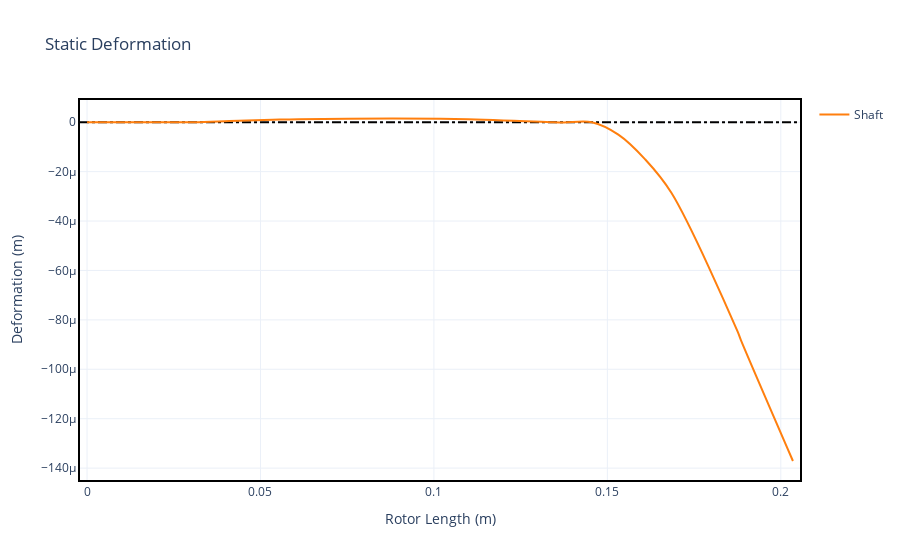

This figure's notebook cell:
### Markdown cell above
#### 4.3.3 - Expected Deformation

### Code cell
static_2.plot_deformation()

### Figure 1 — Plotly figure (JSON) as saved in the notebook; plotly's stock layout.template omitted (floating-point values rounded to 4 significant figures)
{"data": [{"hoverinfo": "none", "line": {"color": "black", "dash": "dashdot"}, "mode": "lines", "showlegend": false, "type": "scatter", "x": [-0.002035, 0.2055], "y": [0, 0]}, {"hovertemplate": "Rotor Length (m): %{x:.2f}<br>Displacement (m): %{y:.2e}", "line": {"shape": "spline", "smoothing": 1}, "mode": "lines", "name": "Shaft", "showlegend": true, "type": "scatter", "x": [0.0, 0.021, 0.031, 0.041, 0.046, 0.0535, 0.061, 0.106, 0.1335, 0.1375, 0.1455, 0.1532, 0.1608, 0.1685, 0.1875, 0.1885, 0.2035], "y": [-6.075e-08, -2.462e-19, -5.459e-09, 4.789e-07, 6.931e-07, 9.853e-07, 1.23e-06, 1.305e-06, 1.151e-17, -1.205e-07, -1.584e-17, -5.018e-06, -1.493e-05, -2.867e-05, -8.459e-05, -8.819e-05, -0.0001371]}], "layout": {"title": {"text": "Static Deformation"}, "xaxis": {"title": {"text": "Rotor Length (m)"}}, "yaxis": {"title": {"text": "Deformation (m)"}}}}
